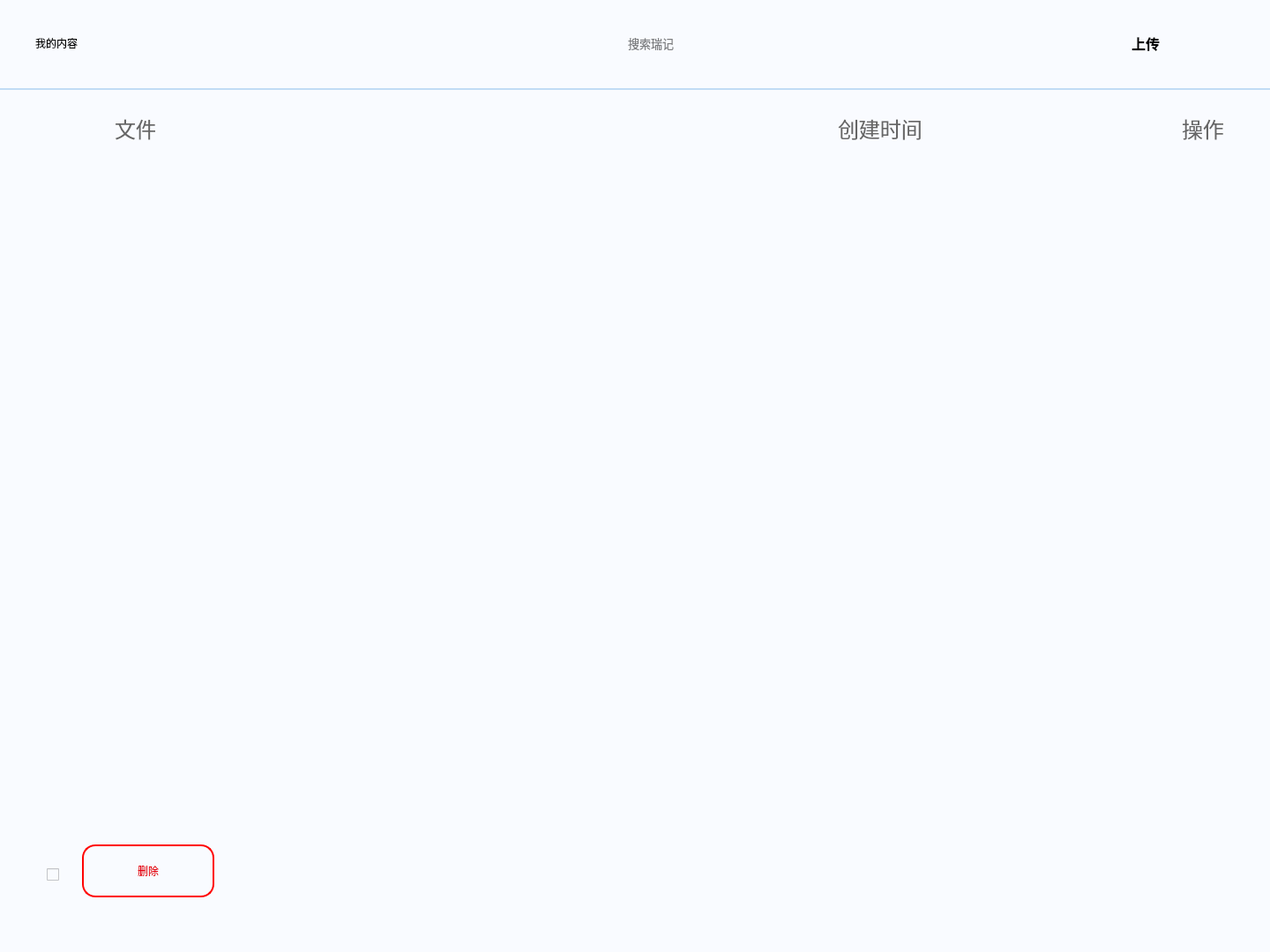
<?xml version="1.0" encoding="UTF-8"?>
<ui version="4.0">
 <class>MyContent</class>
 <widget class="QWidget" name="MyContent">
  <property name="geometry">
   <rect>
    <x>0</x>
    <y>0</y>
    <width>1440</width>
    <height>1080</height>
   </rect>
  </property>
  <property name="windowTitle">
   <string>MyContent</string>
  </property>
  <property name="styleSheet">
   <string notr="true">background-color:rgba(249, 251, 255, 1);
border:10px</string>
  </property>
  <widget class="QLabel" name="lb_file">
   <property name="geometry">
    <rect>
     <x>130</x>
     <y>130</y>
     <width>46</width>
     <height>31</height>
    </rect>
   </property>
   <property name="font">
    <font>
     <pointsize>18</pointsize>
    </font>
   </property>
   <property name="styleSheet">
    <string notr="true">color:rgba(102, 102, 102, 1)</string>
   </property>
   <property name="text">
    <string>文件</string>
   </property>
  </widget>
  <widget class="QLabel" name="lb_createTime">
   <property name="geometry">
    <rect>
     <x>950</x>
     <y>130</y>
     <width>95</width>
     <height>31</height>
    </rect>
   </property>
   <property name="font">
    <font>
     <pointsize>18</pointsize>
    </font>
   </property>
   <property name="styleSheet">
    <string notr="true">color:rgba(102, 102, 102, 1)</string>
   </property>
   <property name="text">
    <string>创建时间</string>
   </property>
  </widget>
  <widget class="QLabel" name="lb_operation">
   <property name="geometry">
    <rect>
     <x>1340</x>
     <y>130</y>
     <width>48</width>
     <height>31</height>
    </rect>
   </property>
   <property name="font">
    <font>
     <pointsize>18</pointsize>
    </font>
   </property>
   <property name="styleSheet">
    <string notr="true">color:rgba(102, 102, 102, 1)</string>
   </property>
   <property name="text">
    <string>操作</string>
   </property>
  </widget>
  <widget class="QListWidget" name="mycontentList">
   <property name="geometry">
    <rect>
     <x>20</x>
     <y>179</y>
     <width>1400</width>
     <height>711</height>
    </rect>
   </property>
   <property name="minimumSize">
    <size>
     <width>1400</width>
     <height>711</height>
    </size>
   </property>
   <property name="maximumSize">
    <size>
     <width>1400</width>
     <height>711</height>
    </size>
   </property>
   <property name="styleSheet">
    <string notr="true">background-color:rgba(249,251,255,1);
border:0px;
border-color: rgba(255, 255, 255, 0);</string>
   </property>
   <property name="verticalScrollBarPolicy">
    <enum>Qt::ScrollBarAlwaysOff</enum>
   </property>
   <property name="horizontalScrollBarPolicy">
    <enum>Qt::ScrollBarAlwaysOff</enum>
   </property>
   <property name="editTriggers">
    <set>QAbstractItemView::NoEditTriggers</set>
   </property>
   <property name="selectionMode">
    <enum>QAbstractItemView::NoSelection</enum>
   </property>
   <property name="selectionBehavior">
    <enum>QAbstractItemView::SelectItems</enum>
   </property>
  </widget>
  <widget class="QPushButton" name="btn_delete">
   <property name="geometry">
    <rect>
     <x>93</x>
     <y>958</y>
     <width>150</width>
     <height>60</height>
    </rect>
   </property>
   <property name="styleSheet">
    <string notr="true">color:rgba(230, 0, 18, 1);
border-left: 2px solid red;
border-right: 2px solid red;
border-top: 2px solid red;
border-bottom: 2px solid red;
border-radius:15px;</string>
   </property>
   <property name="text">
    <string>删除</string>
   </property>
   <property name="autoDefault">
    <bool>false</bool>
   </property>
   <property name="default">
    <bool>false</bool>
   </property>
   <property name="flat">
    <bool>false</bool>
   </property>
  </widget>
  <widget class="QCheckBox" name="checkBox">
   <property name="geometry">
    <rect>
     <x>53</x>
     <y>980</y>
     <width>24</width>
     <height>24</height>
    </rect>
   </property>
   <property name="text">
    <string/>
   </property>
  </widget>
  <widget class="QWidget" name="widget_titile" native="true">
   <property name="geometry">
    <rect>
     <x>0</x>
     <y>0</y>
     <width>1440</width>
     <height>100</height>
    </rect>
   </property>
   <widget class="QLabel" name="label_6">
    <property name="geometry">
     <rect>
      <x>40</x>
      <y>38</y>
      <width>81</width>
      <height>22</height>
     </rect>
    </property>
    <property name="styleSheet">
     <string notr="true">font: 650 12pt &quot;Microsoft JhengHei&quot;;
</string>
    </property>
    <property name="text">
     <string>我的内容</string>
    </property>
   </widget>
   <widget class="QLineEdit" name="searchEdit_2">
    <property name="geometry">
     <rect>
      <x>710</x>
      <y>23</y>
      <width>495</width>
      <height>52</height>
     </rect>
    </property>
    <property name="font">
     <font>
      <pointsize>10</pointsize>
     </font>
    </property>
    <property name="cursor">
     <cursorShape>IBeamCursor</cursorShape>
    </property>
    <property name="focusPolicy">
     <enum>Qt::ClickFocus</enum>
    </property>
    <property name="text">
     <string/>
    </property>
    <property name="maxLength">
     <number>32769</number>
    </property>
    <property name="alignment">
     <set>Qt::AlignLeading|Qt::AlignLeft|Qt::AlignVCenter</set>
    </property>
    <property name="placeholderText">
     <string>搜索瑞记</string>
    </property>
    <property name="clearButtonEnabled">
     <bool>true</bool>
    </property>
   </widget>
   <widget class="QPushButton" name="pushButton_2">
    <property name="geometry">
     <rect>
      <x>1230</x>
      <y>23</y>
      <width>138</width>
      <height>52</height>
     </rect>
    </property>
    <property name="font">
     <font>
      <pointsize>12</pointsize>
      <bold>true</bold>
     </font>
    </property>
    <property name="text">
     <string>上传</string>
    </property>
    <property name="icon">
     <iconset resource="Res.qrc">
      <normaloff>:/images/pullBtn.png</normaloff>:/images/pullBtn.png</iconset>
    </property>
    <property name="checkable">
     <bool>false</bool>
    </property>
    <property name="checked">
     <bool>false</bool>
    </property>
    <property name="autoExclusive">
     <bool>false</bool>
    </property>
    <property name="flat">
     <bool>false</bool>
    </property>
   </widget>
  </widget>
  <widget class="Line" name="line_2">
   <property name="geometry">
    <rect>
     <x>0</x>
     <y>100</y>
     <width>1440</width>
     <height>2</height>
    </rect>
   </property>
   <property name="styleSheet">
    <string notr="true">color:rgba(193, 220, 245, 1);
background-color: rgba(193, 220, 245, 1)</string>
   </property>
   <property name="frameShadow">
    <enum>QFrame::Plain</enum>
   </property>
   <property name="orientation">
    <enum>Qt::Horizontal</enum>
   </property>
  </widget>
  <zorder>lb_file</zorder>
  <zorder>lb_createTime</zorder>
  <zorder>lb_operation</zorder>
  <zorder>mycontentList</zorder>
  <zorder>checkBox</zorder>
  <zorder>widget_titile</zorder>
  <zorder>line_2</zorder>
  <zorder>btn_delete</zorder>
 </widget>
 <resources>
  <include location="Res.qrc"/>
 </resources>
 <connections/>
</ui>
